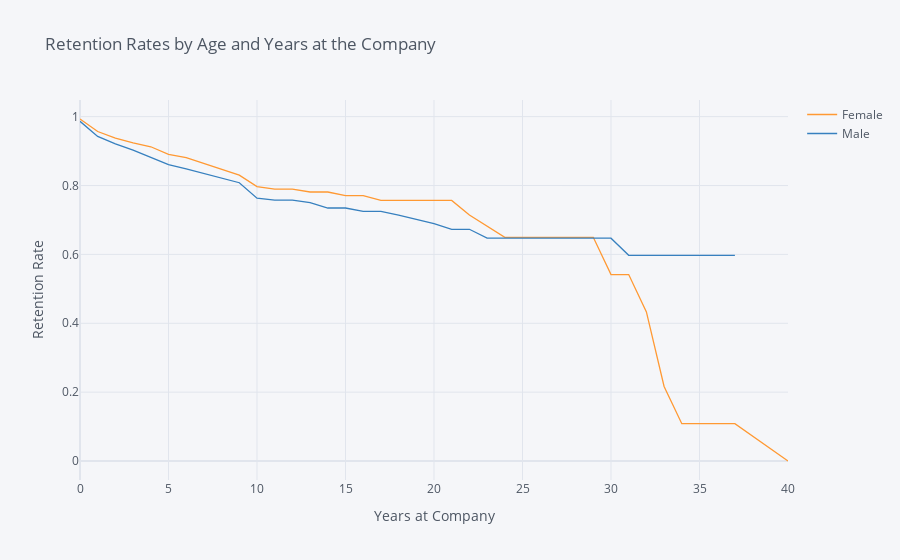

This figure's notebook cell:
### Markdown cell above
## 2. Compare the plot above with one that plots employee retention rates by gender over the number of years the employee has been working for the company.

### Code cell
dos =  survival(data, 'Gender', 'YearsAtCompany', 'Attrition')
dos.iplot(kind='line', xTitle='Years at Company', yTitle='Retention Rate',
            title='Retention Rates by Age and Years at the Company')

### Figure 1 — Plotly figure (JSON) as saved in the notebook; plotly's stock layout.template omitted (floating-point values rounded to 4 significant figures)
{"data": [{"line": {"color": "rgba(255, 153, 51, 1.0)", "dash": "solid", "shape": "linear", "width": 1.3}, "mode": "lines", "name": "Female", "text": "", "type": "scatter", "x": [0, 1, 2, 3, 4, 5, 6, 7, 8, 9, 10, 11, 12, 13, 14, 15, 16, 17, 18, 19, 20, 21, 22, 23, 24, 25, 26, 27, 29, 30, 31, 32, 33, 34, 36, 37, 40], "y": [0.9932, 0.9568, 0.938, 0.9239, 0.9126, 0.8906, 0.8813, 0.8642, 0.8487, 0.8303, 0.7969, 0.7898, 0.7898, 0.7812, 0.7812, 0.7704, 0.7704, 0.7566, 0.7566, 0.7566, 0.7566, 0.7566, 0.7146, 0.6821, 0.6496, 0.6496, 0.6496, 0.6496, 0.6496, 0.5414, 0.5414, 0.4331, 0.2165, 0.1083, 0.1083, 0.1083, 0]}, {"line": {"color": "rgba(55, 128, 191, 1.0)", "dash": "solid", "shape": "linear", "width": 1.3}, "mode": "lines", "name": "Male", "text": "", "type": "scatter", "x": [0, 1, 2, 3, 4, 5, 6, 7, 8, 9, 10, 11, 12, 13, 14, 15, 16, 17, 18, 19, 20, 21, 22, 23, 24, 25, 26, 27, 29, 30, 31, 32, 33, 34, 36, 37, 40], "y": [0.9864, 0.9425, 0.921, 0.9029, 0.8815, 0.861, 0.8483, 0.8342, 0.8206, 0.8081, 0.7634, 0.7577, 0.7577, 0.7506, 0.7347, 0.7347, 0.725, 0.725, 0.714, 0.7021, 0.6894, 0.6729, 0.6729, 0.6471, 0.6471, 0.6471, 0.6471, 0.6471, 0.6471, 0.6471, 0.5973, 0.5973, 0.5973, 0.5973, 0.5973, 0.5973, ""]}], "layout": {"autosize": true, "legend": {"bgcolor": "#F5F6F9", "font": {"color": "#4D5663"}}, "paper_bgcolor": "#F5F6F9", "plot_bgcolor": "#F5F6F9", "title": {"font": {"color": "#4D5663"}, "text": "Retention Rates by Age and Years at the Company"}, "xaxis": {"autorange": true, "gridcolor": "#E1E5ED", "range": [0, 40], "showgrid": true, "tickfont": {"color": "#4D5663"}, "title": {"font": {"color": "#4D5663"}, "text": "Years at Company"}, "type": "linear", "zerolinecolor": "#E1E5ED"}, "yaxis": {"autorange": true, "gridcolor": "#E1E5ED", "range": [-0.05518, 1.048], "showgrid": true, "tickfont": {"color": "#4D5663"}, "title": {"font": {"color": "#4D5663"}, "text": "Retention Rate"}, "type": "linear", "zerolinecolor": "#E1E5ED"}}}
